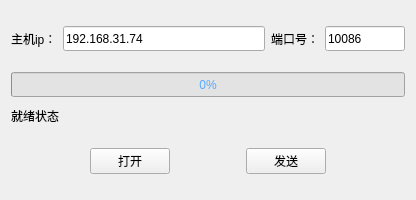
<?xml version="1.0" encoding="UTF-8"?>
<ui version="4.0">
 <class>Client</class>
 <widget class="QWidget" name="Client">
  <property name="geometry">
   <rect>
    <x>0</x>
    <y>0</y>
    <width>416</width>
    <height>200</height>
   </rect>
  </property>
  <property name="windowTitle">
   <string>Form</string>
  </property>
  <layout class="QVBoxLayout" name="verticalLayout">
   <item>
    <widget class="QWidget" name="widget" native="true">
     <layout class="QHBoxLayout" name="horizontalLayout">
      <property name="leftMargin">
       <number>0</number>
      </property>
      <property name="topMargin">
       <number>5</number>
      </property>
      <property name="rightMargin">
       <number>0</number>
      </property>
      <property name="bottomMargin">
       <number>5</number>
      </property>
      <item>
       <widget class="QLabel" name="label">
        <property name="minimumSize">
         <size>
          <width>0</width>
          <height>25</height>
         </size>
        </property>
        <property name="text">
         <string>主机ip：</string>
        </property>
       </widget>
      </item>
      <item>
       <widget class="QLineEdit" name="line_ipaddress">
        <property name="minimumSize">
         <size>
          <width>120</width>
          <height>25</height>
         </size>
        </property>
        <property name="text">
         <string>192.168.31.74</string>
        </property>
       </widget>
      </item>
      <item>
       <widget class="QLabel" name="label_2">
        <property name="minimumSize">
         <size>
          <width>0</width>
          <height>25</height>
         </size>
        </property>
        <property name="text">
         <string>端口号：</string>
        </property>
       </widget>
      </item>
      <item>
       <widget class="QLineEdit" name="line_port">
        <property name="maximumSize">
         <size>
          <width>80</width>
          <height>25</height>
         </size>
        </property>
        <property name="text">
         <string>10086</string>
        </property>
       </widget>
      </item>
     </layout>
    </widget>
   </item>
   <item>
    <widget class="QProgressBar" name="progressBar_client">
     <property name="minimumSize">
      <size>
       <width>0</width>
       <height>25</height>
      </size>
     </property>
     <property name="contextMenuPolicy">
      <enum>Qt::ActionsContextMenu</enum>
     </property>
     <property name="styleSheet">
      <string notr="true">background-color: rgb(227, 227, 227);
color: rgb(85, 170, 255)</string>
     </property>
     <property name="value">
      <number>0</number>
     </property>
     <property name="orientation">
      <enum>Qt::Horizontal</enum>
     </property>
     <property name="textDirection">
      <enum>QProgressBar::TopToBottom</enum>
     </property>
    </widget>
   </item>
   <item>
    <widget class="QLabel" name="label_clientstauts">
     <property name="maximumSize">
      <size>
       <width>16777215</width>
       <height>25</height>
      </size>
     </property>
     <property name="text">
      <string>就绪状态</string>
     </property>
    </widget>
   </item>
   <item>
    <widget class="QWidget" name="widget_2" native="true">
     <layout class="QHBoxLayout" name="horizontalLayout_2">
      <item>
       <spacer name="horizontalSpacer_2">
        <property name="orientation">
         <enum>Qt::Horizontal</enum>
        </property>
        <property name="sizeHint" stdset="0">
         <size>
          <width>40</width>
          <height>20</height>
         </size>
        </property>
       </spacer>
      </item>
      <item>
       <widget class="QPushButton" name="btn_open">
        <property name="text">
         <string>打开</string>
        </property>
       </widget>
      </item>
      <item>
       <spacer name="horizontalSpacer">
        <property name="orientation">
         <enum>Qt::Horizontal</enum>
        </property>
        <property name="sizeHint" stdset="0">
         <size>
          <width>20</width>
          <height>20</height>
         </size>
        </property>
       </spacer>
      </item>
      <item>
       <widget class="QPushButton" name="btn_sendFile">
        <property name="text">
         <string>发送</string>
        </property>
       </widget>
      </item>
      <item>
       <spacer name="horizontalSpacer_3">
        <property name="orientation">
         <enum>Qt::Horizontal</enum>
        </property>
        <property name="sizeHint" stdset="0">
         <size>
          <width>40</width>
          <height>20</height>
         </size>
        </property>
       </spacer>
      </item>
     </layout>
    </widget>
   </item>
  </layout>
 </widget>
 <resources/>
 <connections/>
</ui>
